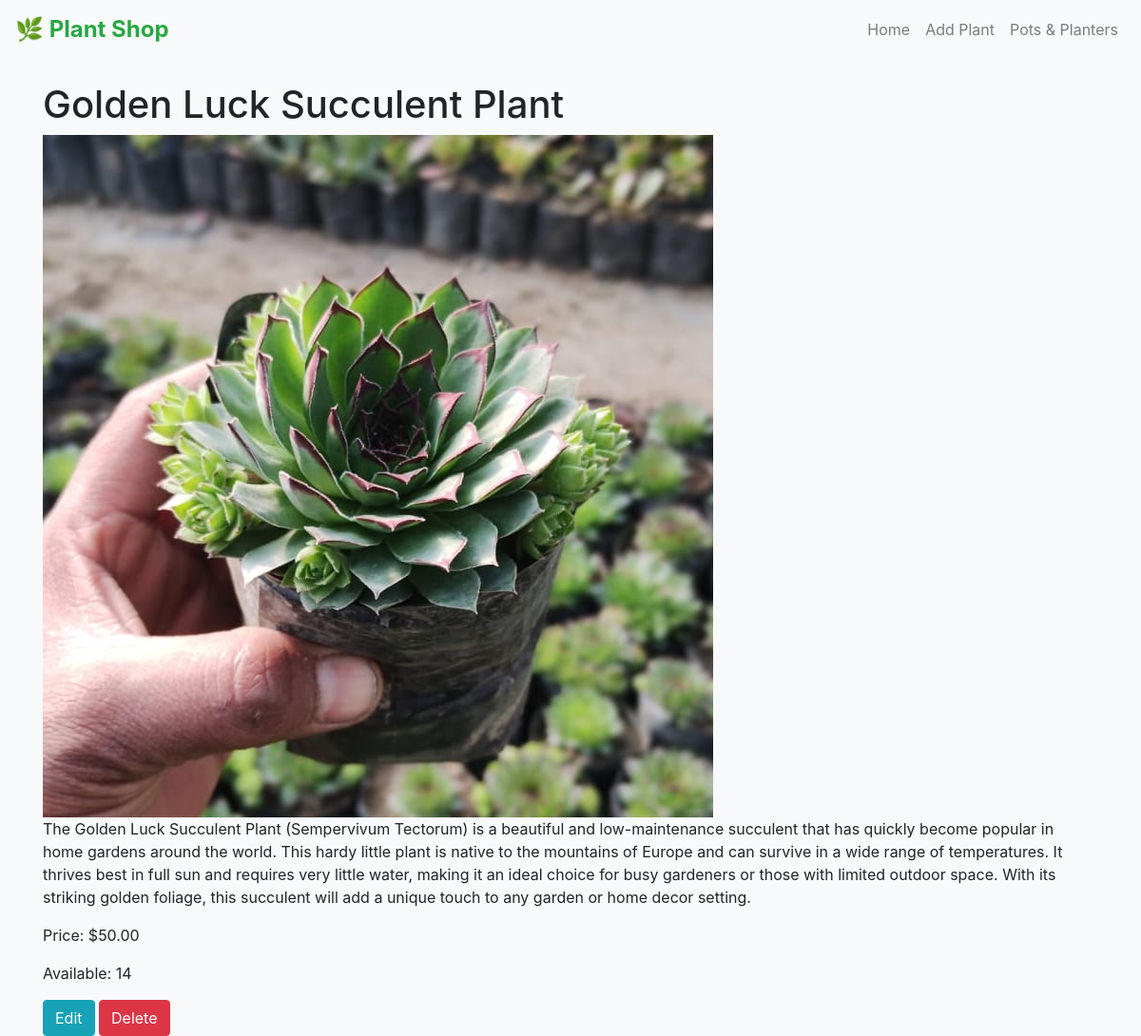
/pots/plant/6/, run on the app's committed database.
### shop/models.py (models this page shows, shortened)
class Plant(models.Model):
    name = models.CharField(max_length=100)
    description = models.TextField()
    price = models.DecimalField(max_digits=6, decimal_places=2)
    quantity = models.PositiveIntegerField()
    image = models.ImageField(upload_to='plants/')

### shop/views.py (the view)
# urls.py: path('plant/<int:pk>/', views.plant_detail, name='plant_detail'),
def plant_detail(request, pk):
    plant = get_object_or_404(Plant, pk=pk)
    return render(request, 'plant_detail.html', {'plant': plant})

### templates/plant_detail.html
{% extends 'base.html' %}
{% block content %}
<h1>{{ plant.name }}</h1>
<img src="{{ plant.image.url }}" alt="{{ plant.name }}" class="img-fluid">
<p>{{ plant.description }}</p>
<p>Price: ${{ plant.price }}</p>
<p>Available: {{ plant.quantity }}</p>
<a href="{% url 'plant_update' plant.pk %}" class="btn btn-info">Edit</a>
<a href="{% url 'plant_delete' plant.pk %}" class="btn btn-danger">Delete</a>
{% endblock %}

### templates/base.html (style rules this page uses)
body { background-color: #f8f9fa; }

### data on the page
Plant: name "Golden Luck Succulent Plant", image (picture), description "The Golden Luck Succulent Plant (Sempervivum Tectorum) is a beautiful and low-maintenance succulent that has quickly become popular in home gardens around the world. This hardy little plant is native to the mountains of Europe and can survive in a wide range of temperatures. It thrives best in full sun and requires very little water, making it an ideal choice for busy gardeners or those with limited outdoor space. With its striking golden foliage, this succulent will add a unique touch to any garden or home decor setting.", price "50.00", quantity "14"
